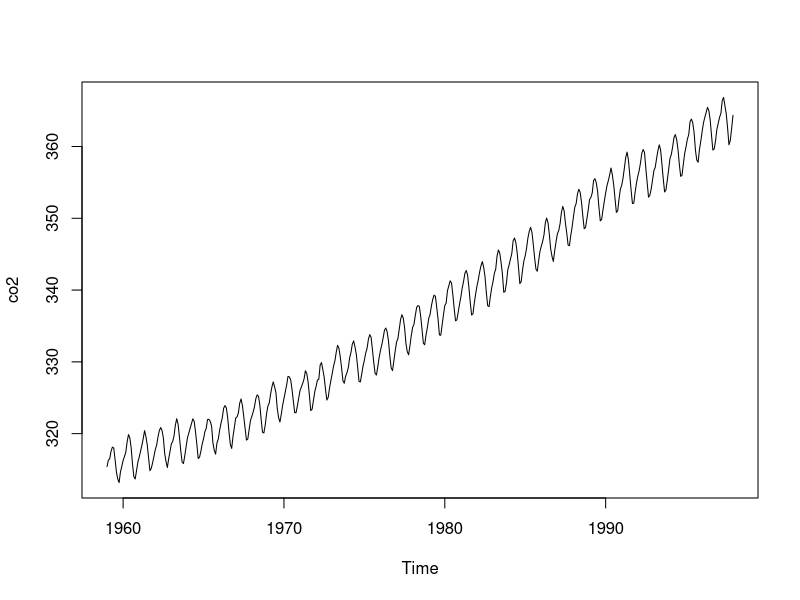
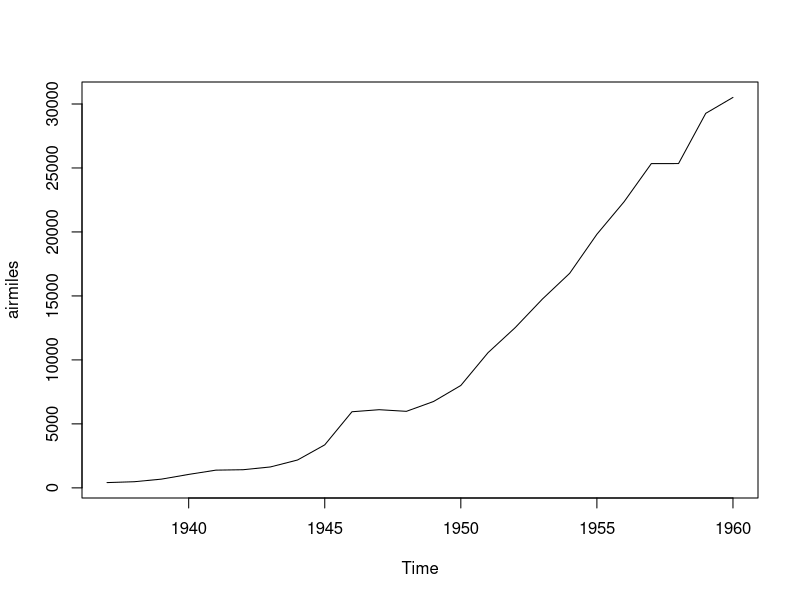
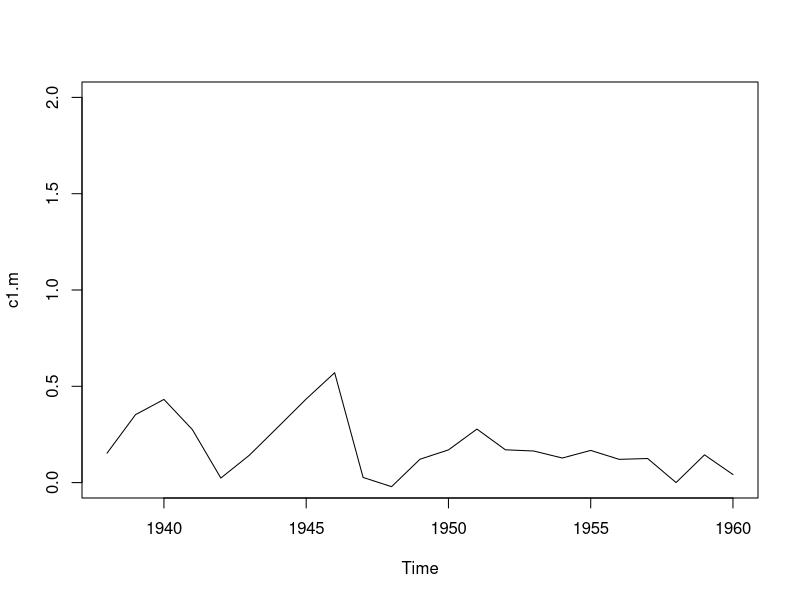
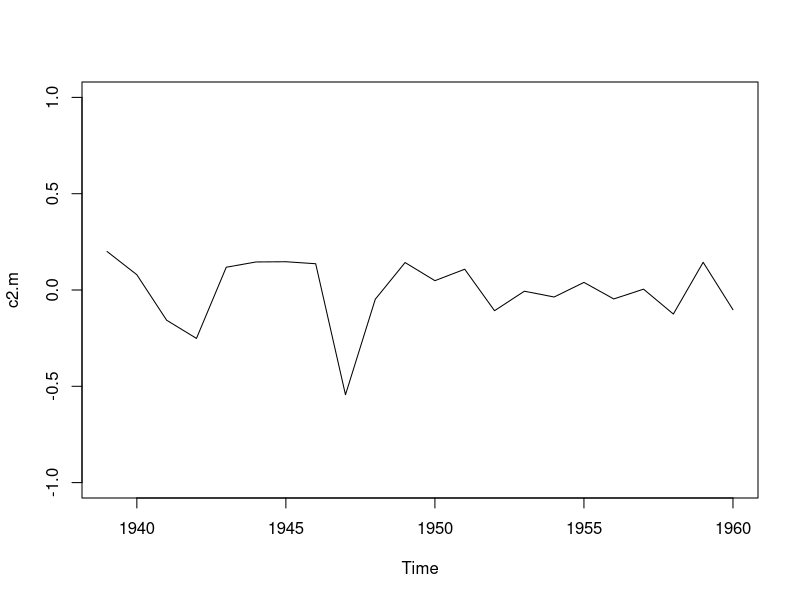
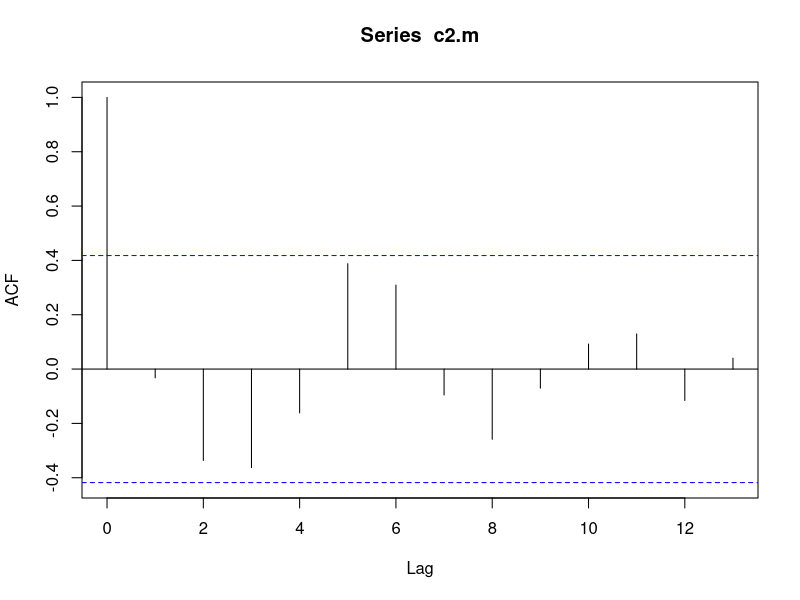
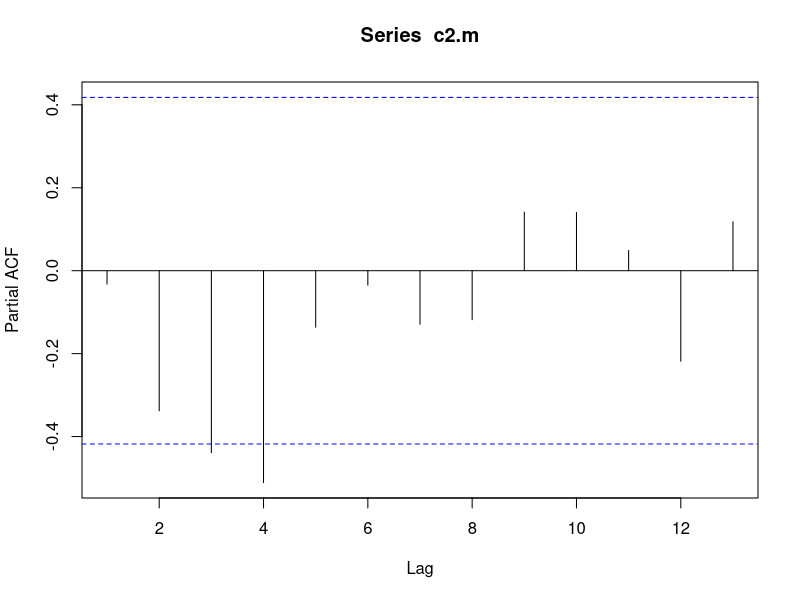

R code for these plots, in order: (Note: this script raises an error after producing the figures.)
# Modelo de series de tiempo

plot(co2)
plot(airmiles)

# Clasificación de la serie de tiempo
# No estacionaria ni en media ni en varianza

# Corrección (en caso necesario)
c1.m <- diff(log(airmiles))
plot(c1.m, ylim = c(0,2))

# Revisando el efecto de la correción

  # Media
  summary(lm(c1.m ~ time(c1.m)))
  # Varianza
  library(tseries)
  adf.test(c1.m, alternative = "stationary")
    # Estacionaria en variaza
    c2.m <- diff(c1.m)
    plot(c2.m, ylim = c(-1,1))
    # Revisando el efecto de la correción
      # Media
      summary(lm(c2.m ~ time(c2.m)))
      # Varianza
      adf.test(c2.m, alternative = "stationary")
      # c2.m es estacionaria

# Modelado de serie estacionaria o correción
acf(c2.m)
# Sugerencia modelo ARMA
pacf(c2.m)

# NOTA. En los ciclos solo se meten series estacionarias.

aic.mejor.arma <- Inf
for(j in 0:15){
  for(i in 0:15){
    aic2 <- AIC(arima(c2.m, order = c(j,0,i), method = "ML"))
    if(aic2 < aic.mejor.arma){
      aic.mejor.arma <- aic2 # Guardamos valor AIC
      pq <- c(j,i) # Guardamos el orden
    }
  }
}
aic.mejor.arma
pq
# El mejor es ARMA(15,0)

AIC(arima(c2.m, order = c(2,0,2), method = "ML")) # Solo valor AIC
AIC(arima(c2.m, order = c(15,0,0), method = "ML")) # Solo valor AIC
mejor <- arima(c2.m, order = c(15,0,0), method = "ML")
res15 <- residuals(mejor)
      
# Ruido blanco
  
  # Media al rededor del cero entre (-2,2)
  mean(res15)
  plot(res15, type = "p", ylim = c(-0.01,0.01))
  # Incorrelación
  acf(res15, ci = 0.998)
  pacf(res15, ci = 0.998)
  Box.test(res15) # buscamos valores pequeños
  # Hipótesis
  # Ho: los residuales son independientes
  # Ha: los residuales no son independientes
  # Rechazamos Ho si p-valor < alpha
  # 0.003912 < 0.05 por lo tanto R. Ho
  # Normalidad
  shapiro.test(res15)
  # Hipótesis
  # Ho: los residuales provienen de una distribución normal
  # Ha: los residuales no provienen de una distribución normal
  # Rechazamos Ho si p-valor < alpha
  # 0.001449 < 0.05 por lo tanto R. Ho
  mejor2 <- arima(c2.m, order = c(2,0,2), method = "ML")
  res22 <- residuals(mejor2)
  mean(res22)
  plot(res22, type = "p", ylim = c(-1,1))
  acf(res22)
  pacf(res22)
  Box.test(res22)
  # Hipótesis
  # Ho: los residuales son independientes
  # Ha: los residuales no son independientes
  # Rechazamos Ho si p-valor < alpha
  # 0.6966 < 0.05 por lo tanto No R. Ho
  shapiro.test(res22)
  # Hipótesis
  # Ho: los residuales provienen de una distribución normal
  # Ha: los residuales no provienen de una distribución normal
  # Rechazamos Ho si p-valor < alpha
  # 0.0454 < 0.05 por lo tanto R. Ho
  
  # Ruido blanco gaussiano para alpha = 0.01
  res.e <- res22/sqrt(var(res22))
  plot(res.e, type = "p", ylim = c(-3.5,3.5))
  abline(h = c(-3,3), col = "orange")
  # El valor del residual
  max(res.e)
  # el año en que se registró el atipico
  time(res.e)[res.e == max(res.e)]
  points(1946,3.166894, col = "red")
  
  # Predicciones
  # Modelo ARMA(2,2)
  p22 <- predict(mejor2, n.ahead = 10)$pred
  # Sobre la serie estacionaria
  plot(c2.m, xlim = c(1939,1970))
  lines(p22, col = "magenta")
  # La gráfica tiene un hueco porque la correción termina antes de que
  # comience la predicción. Esto se debe a la diferenciación
  p222 <- predict(arima(log(airmiles), order = c(2,2,2), method = "ML"),
                  n.ahead = 10)$pred
  plot(log(airmiles), xlim = c(1939,1970), ylim = c(6,12))
  lines(p222, col = "blue")
  # Serie original
  plot(airmiles, xlim = c(1939,1970), ylim = c(0,85000))
  # Exponencial de las predicciones
  m <- exp(p222)
  lines(m, col = "purple")
  p.o222 <- predict(arima(airmiles, order = c(2,2,2), method = "ML"),
                    n.ahead = 10)$pred
  lines(p.o222, col = "green")
  # CHECAR CUAL GRÁFICA ES LA BUENA: MORADA O VERDE

plot(co2)
# 1. Clasificar la serie (estacionaria o no estacionaria)
  # Tendencia (sin tendencia o con tendencia: lineal o no lineal y creciente
  # o decreciente)
  a <- lm(co2 ~ time(co2))
  summary(a)
  abline(a, col = "magenta")
  # Muestra tendencia creciente porque time(co2) estimate = 1.308
  
  # Varianza
  adf.test(co2, alternative = "stationary")
  # Serie no estacionaria por cambios en media y varianza. Se necesita
  # correción

# 2. Correcciones
  # Aplicación de correción
  i1 <- diff(log(co2)) # intento 1
  plot(i1)
  # Revisión del efecto de correción
  summary(lm(i1 ~ time(i1)))
  # Hipótesis
  # Ho: la serie no muestra tendencia
  # Ha: la serie muestra tendencial
  # Rechazamos Ho si p-valor < alpha
  # 0.7625 < 0.05 por lo tanto No R. Ho
  # No muestra tendencia
  adf.test(i1, alternative = "stationary")
  # Hipótesis
  # Ho: la serie no estacionaria
  # Ha: la serie es estacionaria
  # Rechazamos Ho si p-valor < alpha
  # 0.01 < 0.05 por lo tanto R. Ho
  # Serie estacionaria
  
# 3. Modelo
  aic.mejor.arma <- Inf
  for(j in 0:10){
    for(i in 0:10){
      aic2 <- AIC(arima(i1, order = c(j,0,i), method = "ML"))
      if(aic2 < aic.mejor.arma){
        aic.mejor.arma <- aic2 # Guardamos valor AIC
        pq <- c(j,i) # Guardamos el orden
      }
    }
  }
  aic.mejor.arma
  pq
  # El mejor es ARMA(,)
    
  mejor.i1 <- arima(i1, order = c(10,0,7), method = "ML")
  AIC(arima(i1, order = c(11,0,10), method = "ML")) # Solo valor AIC
  AIC(arima(i1, order = c(10,0,7), method = "ML")) # Solo valor AIC
  
# 4. Ruido blanco
  res107 <- residuals(mejor.i1)
  
  # Media al rededor del cero
  mean(res107)
  # Varianza constante
  plot(res107, type = "p")
  # Incorrelación
  acf(res107, ci = 0.999)
  pacf(res107, ci = 0.999)
  Box.test(res107)
  # Hipótesis
  # Ho: los residuales son independientes
  # Ha: los residuales no son independientes
  # Rechazamos Ho si p-valor < alpha
  # 0.8887 < 0.05 por lo tanto No R. Ho
  # Normalidad
  shapiro.test(res107)
  # Hipótesis
  # Ho: los residuales provienen de una distribución normal
  # Ha: los residuales no provienen de una distribución normal
  # Rechazamos Ho si p-valor < alpha
  # 0.849 < 0.05 por lo tanto No R. Ho
  
# Ruido blanco gaussiano

# 5. Predicciones
  p1110 <- predict(arima(i1, order = c(11,0,10), method = "ML"),
                   n.ahead = 50)$pred
  p107 <- predict(arima(i1, order = c(10,0,7), method = "ML"),
                  n.ahead = 50)$pred
  plot(i1, xlim = c(1960,2003))
  lines(p1110, col = "blue")
  lines(p107, col = "magenta")
  p1017 <- predict(arima(log(co2), order = c(10,1,7), method = "ML"),
                   n.ahead = 50)$pred
  plot(log(co2), xlim = c(1960,2003))
  lines(p1017, col = "red")
  # Predicciones en datos originales
  plot(co2, xlim = c(1960,2003))
  lines(exp(p1017), col = "blue")
  p.o <- predict(arima(co2, order = c(10,1,7), method = "ML"),
                 n.ahead = 50)$pred
  lines(p.o, col = "magenta")
  
  